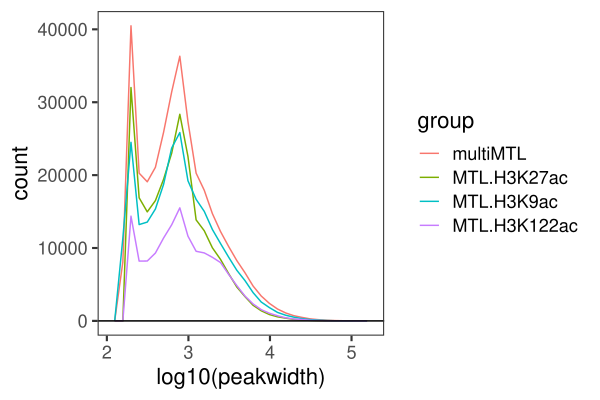

The R source for this figure:
#getwd()
#setwd("Dokumente/DataScience/MIT_files/MTL_files(ChIPS)")

d1 <- read.table('multiMTL.bed',header=F,sep="\t") #read in the MTL files (=MIT files of three different patient groups with same histone mark)
d1$peakwidth <- (d1[,3] - d1[,2]) #check for length of peaks
d1$group <- "multiMTL"
d1 <- subset(d1, select=c("peakwidth","group"))

d2 <- read.table('MTL.H3K27ac_merged.bed',header=F,sep="\t")
d2$peakwidth <- (d2[,3] - d2[,2])
d2$group <- "MTL.H3K27ac"
d2 <- subset(d2, select=c("peakwidth","group"))

d3 <- read.table('MTL.H3K9ac_merged.bed',header=F,sep="\t")
d3$peakwidth <- (d3[,3] - d3[,2])
d3$group <- "MTL.H3K9ac"
d3 <- subset(d3, select=c("peakwidth","group"))

d4 <- read.table('MTL.H3K122ac_merged.bed',header=F,sep="\t")
d4$peakwidth <- (d4[,3] - d4[,2])
d4$group <- "MTL.H3K122ac"
d4 <- subset(d4, select=c("peakwidth","group"))




d <- rbind(d1,d2,d3,d4)
d$group <- factor(d$group,c("multiMTL", "MTL.H3K27ac","MTL.H3K9ac","MTL.H3K122ac"))


# create and save the peak sizes of the three different acetylation MTLs and multiMTL file
pdf('../peak_size.pdf',height=4,width=6)
ggplot(d,aes(log10(peakwidth),col=group)) + 
  #geom_density() + 
  geom_freqpoly() +
  theme_bw(base_size=16) +
  theme(panel.grid.major=element_blank(), panel.grid.minor=element_blank()) +
  geom_hline(yintercept = 0)
dev.off()
